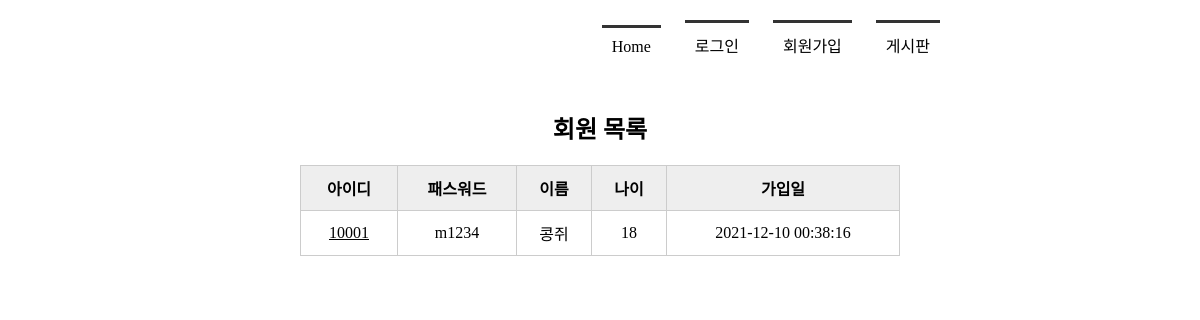
The app's page /member_list, older data.
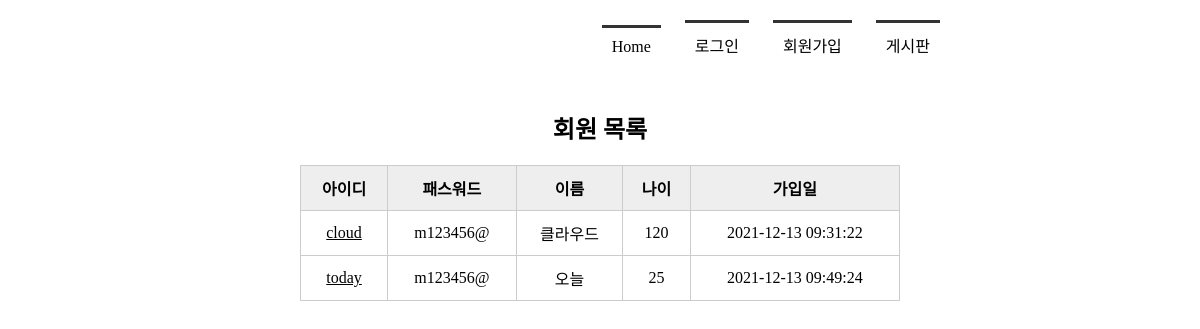
The same page, newer data.
### tables this page shows
CREATE TABLE member(
            mid CHAR(5) PRIMARY KEY,
            passwd CHAR(8) NOT NULL,
            name TEXT NOT NULL,
            age INTEGER,
            regDate TIMESTAMP DATE DEFAULT (datetime('now', 'localtime'))
        );

### app.py (the view)
@app.route('/member_list')
def member_list():
    conn = getconn()
    cur = conn.cursor()
    sql = "SELECT * FROM member"
    cur.execute(sql)
    rs = cur.fetchall()
    conn.close()
    return render_template('member_list.html', rs=rs)

### app.py (called while the page is built)
def getconn():
    conn = sqlite3.connect('./memberdb.db')
    return conn

### templates/member_list.html (shortened to what this page needs)
<!DOCTYPE html>
<html lang="ko">
<head>
    <link rel="stylesheet" href="{{ url_for('static', filename='css/style.css') }}">
</head>
<body>
    <div id="container">
        {% include 'nav_bar.html' %}
        <section>
            <h1>회원 목록</h1>
            <table>
                <tr>
                    <th>아이디</th><th>패스워드</th><th>이름</th><th>나이</th><th>가입일</th>
                </tr>
                {% for i in rs %}
                <tr>
                    <td><a href="{{ url_for('member_view', id=i[0]) }}">{{ i[0] }}</a></td>
                    <td>{{ i[1] }}</td>
                    <td>{{ i[2] }}</td>
                    <td>{{ i[3] }}</td>
                    <td>{{ i[4] }}</td>
                </tr>
                {% endfor %}
            </table>
        </section>
    </div>
</body>
</html>

### templates/nav_bar.html
<header>
    <nav>
        <ul>
            {% if session %}
                <li><a href="{{ url_for('index') }}">Home</a></li>
                <li><a href="{{ url_for ('logout') }}">({{ session['userID'] }}님)로그아웃</a></li>
                <li><a href="{{ url_for('member_list') }}">회원목록</a></li>
                <li><a href="{{ url_for('board_list') }}">게시판</a></li>
            {% else %}
                <li><a href="{{ url_for('index') }}">Home</a></li>
                <li><a href="{{ url_for('login') }}">로그인</a></li>
                <li><a href="{{ url_for('register') }}">회원가입</a></li>
                <li><a href="{{ url_for('board_list') }}">게시판</a></li>
            {% endif %}
        </ul>
    </nav>
</header>

### static/css/style.css (style rules this page uses)
* { margin: 0; padding: 0; }
#container { width: 1000px; margin: 10px auto; }
header { height: 100px; }
nav ul { list-style: none; text-align: right; margin-right: 150px; }
nav ul li { display: inline-block; margin: 10px; border-top: 3px solid #333; padding: 10px; }
nav ul li a { text-decoration: none; color: #000; }
section { text-align: center; }
section table { width: 600px; margin: 0 auto; border-collapse: collapse; }
section h1 { margin-bottom: 20px; }
section table, th, td { border: 1px solid #ccc; padding: 10px }
section table th { background-color: #eee }
section table a { color: #000; }

Row changes from the older to the newer data that the page shows:
removed member: mid "10001", passwd "m1234", name "콩쥐", age "18", regDate "2021-12-10 00:38:16"
added member: mid "cloud", passwd "m123456@", name "클라우드", age "120", regDate "2021-12-13 09:31:22"
added member: mid "today", passwd "m123456@", name "오늘", age "25", regDate "2021-12-13 09:49:24"
